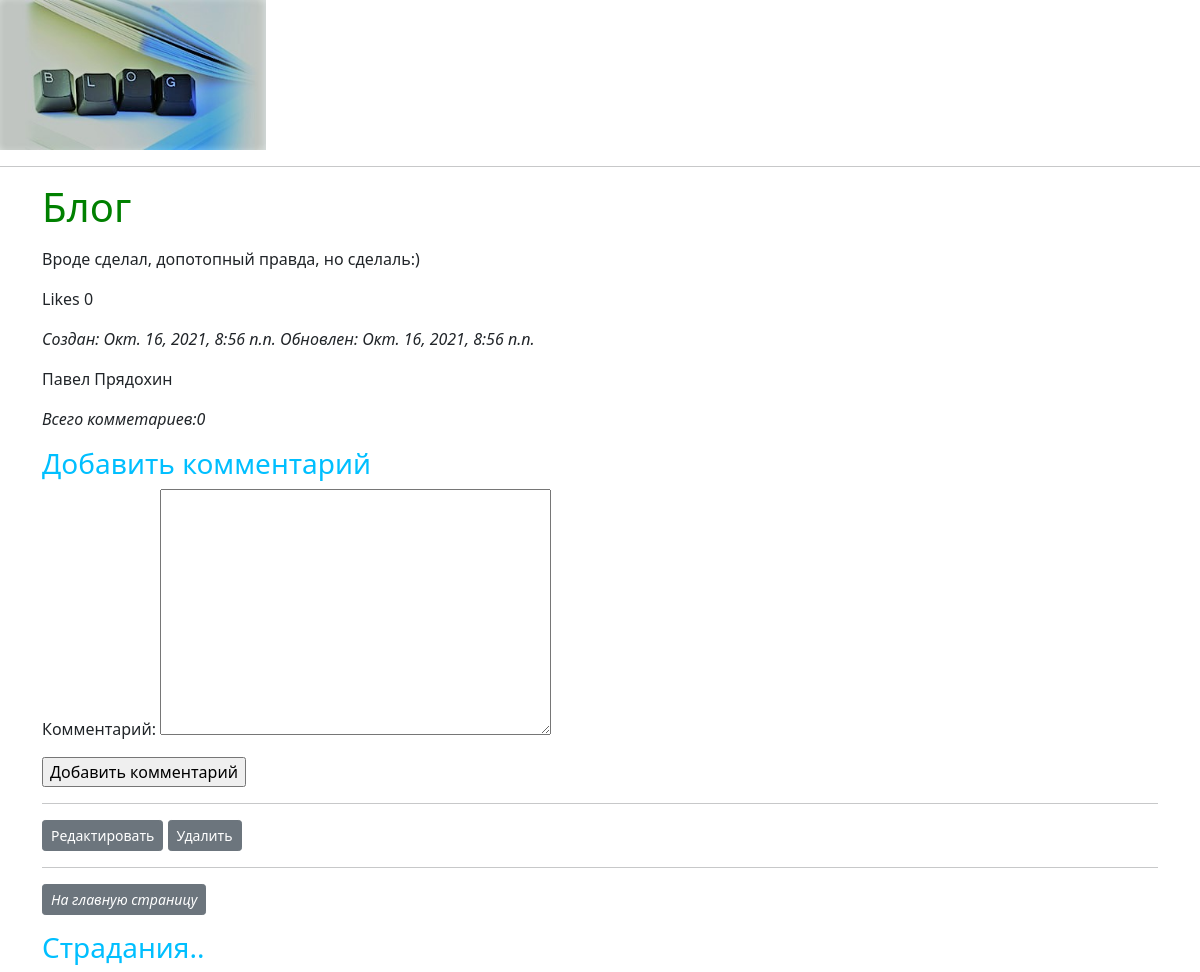
Page /posts/42/ on the earlier database version.
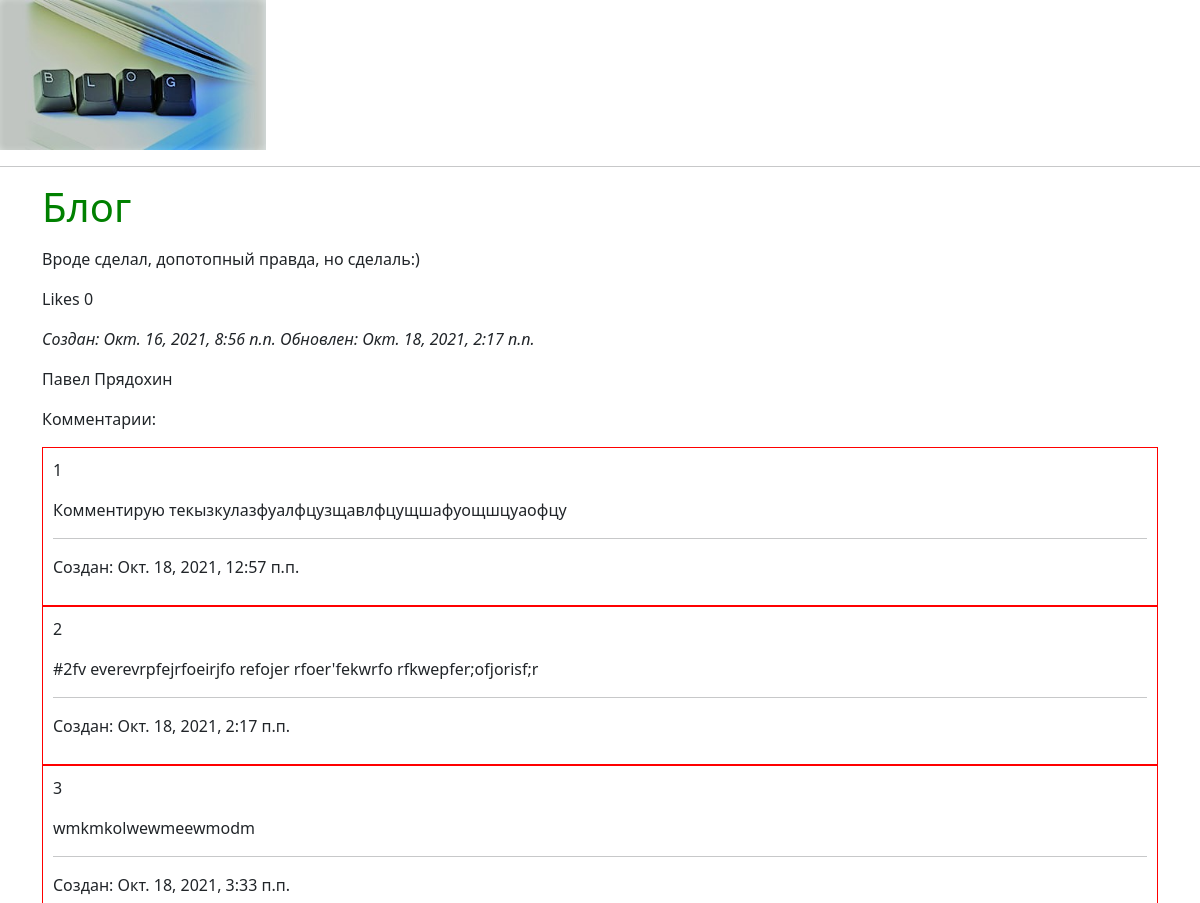
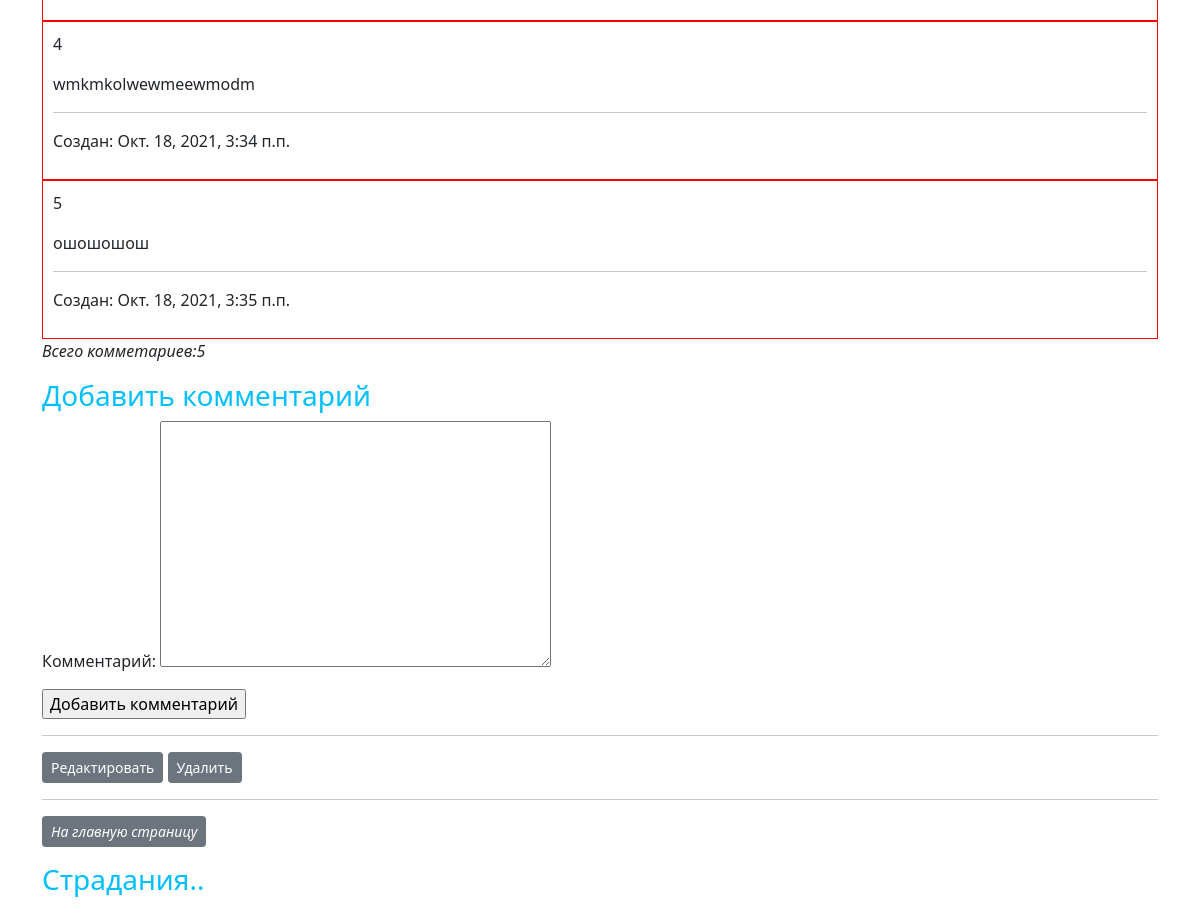
Same page on the later database version (2 pictures, top to bottom).
### posts/models.py (models this page shows, shortened)
class Post(models.Model):
    id=models.AutoField(primary_key=True)
    title=models.CharField('Заголовок',max_length=120)
    content=models.TextField('Текст')
    timestamp=models.DateTimeField('Дата создания',auto_now=False, auto_now_add=True )
    updated=models.DateTimeField('Дата обновления',auto_now=True, auto_now_add=False )
    post_likes=models.IntegerField(default=0)
    status=(('r1','Роман'),('p','Поэма'),('r2','Рассказ'),('s','Стих'))
    status= models.CharField('Жанр',choices=status,max_length=2,default='r1')
    post_author=models.ForeignKey('Author',on_delete=models.CASCADE,verbose_name='Автор поста',blank=True, null=True )
    image=models.ImageField('Картинкa',blank=True,null=True)
    class Meta:
        verbose_name='Пост'
        verbose_name_plural='Посты'
        db_table='posts'#задали название в БД
        ordering=['-timestamp']#порядок

class Author(models.Model):
    id=models.AutoField(primary_key=True)
    first_name=models.CharField('Имя',max_length=120)
    second_name=models.CharField('Фамилия',max_length=120)
    email=models.EmailField('Почта',max_length=254)
    class Meta:
        verbose_name='Автор'
        verbose_name_plural='Авторы'
        db_table='authors'
        ordering=['second_name','first_name']
    def __str__(self):
        return self.first_name+' '+self.second_name

class Comments(models.Model):
    id=models.AutoField(primary_key=True)
    comment_text=models.TextField('Комментарий')
    comment_article=models.ForeignKey(Post,on_delete=models.CASCADE,verbose_name='Статья',related_name='comments')
    timepublish=models.DateTimeField('Дата пуликации',auto_now=False, auto_now_add=True, blank=True, null=True )
    active=models.BooleanField(default=True)
    class Meta:
        verbose_name='Комментарий'
        verbose_name_plural='Комментарии'
        db_table='comments'

### posts/views.py (the view, shortened to what this page needs)
# urls.py: path('<int:id>/', views.post_detail,name='detail'),
def post_detail(request,id=None):
    instance=get_object_or_404(Post,id=id)
    comment=instance.comments.filter(active=True)
    new_comment = None
    comment_form=CommentForm(data=request.POST  or None)
    content={
        'title':'post_detail',
        'instance':instance,
        'comment': comment,
        'new_comment':new_comment,
        'comment_form':comment_form
    }
    return render(request, 'post_detail.html',content)

### posts/forms.py
class CommentForm(forms.ModelForm):
    class Meta:
        model=Comments
        fields=['comment_text']

### templates/post_detail.html (shortened to what this page needs)
{% extends 'base.html'%}
{%block content%}
<div>
	<h1>{{instance.title}}</h1>
	<p>{{instance.content | linebreaks }}</p>
	<p>Likes {{instance.post_likes}}</p>
	<p><i>Создан: {{instance.timestamp}} Обновлен: {{instance.updated}}</i></p>
	<p>{{instance.post_author}}</p>
	{%if comment%}
	<p>Комментарии:</p>
	{%for i in comment%}
	<div class="comment">
		<p>{{forloop.counter}}</p>
		<p>{{i.comment_text}}</p>
		<hr>
		<p>Создан: {{i.timepublish}}</p>
	</div>
	{%empty%}
	<p>Пока нет комментариев</p>
	{%endfor%}
	{%endif%}
	{% with comment.count as total_comments%}
	<p><i>Всего комметариев:{{total_comments}}</i></p>
	{%endwith%}
	{%if new_comment%}
	<p>Ваш комментарий был добавлен</p>
	{%else%}
	<h3>Добавить комментарий</h3>
	<form method="POST" action="" enctype="multipart/form-data">
		{{comment_form.as_p}}
		<input type="submit" value='Добавить комментарий'>
	</form>
	{%endif%}
</div>
<hr>
<a href="{% url 'posts:update' id=instance.id%}" type="button" class="btn btn-secondary btn-sm"> Редактировать</a>
<a href="{% url 'posts:delete' id=instance.id%}" type="button" class="btn btn-secondary btn-sm"> Удалить</a>
<hr>
<p><i><a href="{% url 'posts:list'%}" type="button" class="btn btn-secondary btn-sm"> На главную страницу</a></i></p>
<h3>Страдания..</h3>
{%endblock content%}

### templates/base.html (shortened to what this page needs)
{%load static%}
<!DOCTYPE html>
<html>
<head>
	<link href="https://cdn.jsdelivr.net/npm/bootstrap@5.1.1/dist/css/bootstrap.min.css" rel="stylesheet"
>
	<link rel="stylesheet" href='{% static "/css/base.css" %}'>
</head>
<body>
<img src="{% static 'img/blog.jpg'%}" height="150">
<hr>
<div class="container">
	{%block content%}
	{%endblock content%}
</div>
</body>
</html>

### static/css/base.css (style rules this page uses)
h1 { color: green; }

Differences in the rows shown:
changed Post "Блог": updated "Окт. 16, 2021, 8:56 п.п." → "Окт. 18, 2021, 2:17 п.п."
added Comments: comment_text "Комментирую текызкулазфуалфцузщавлфцущшафуощшцуаофцу", timepublish "Окт. 18, 2021, 12:57 п.п."
added Comments: comment_text "#2fv everevrpfejrfoeirjfo refojer rfoer'fekwrfo rfkwepfer;ofjorisf;r", timepublish "Окт. 18, 2021, 2:17 п.п."
added Comments: comment_text "wmkmkolwewmeewmodm", timepublish "Окт. 18, 2021, 3:33 п.п."
added Comments: comment_text "wmkmkolwewmeewmodm", timepublish "Окт. 18, 2021, 3:34 п.п."
added Comments: comment_text "ошошошош", timepublish "Окт. 18, 2021, 3:35 п.п."
Other differences:
{{ total_comments }}: "0" → "5"
text now shown: "Комментарии:"
